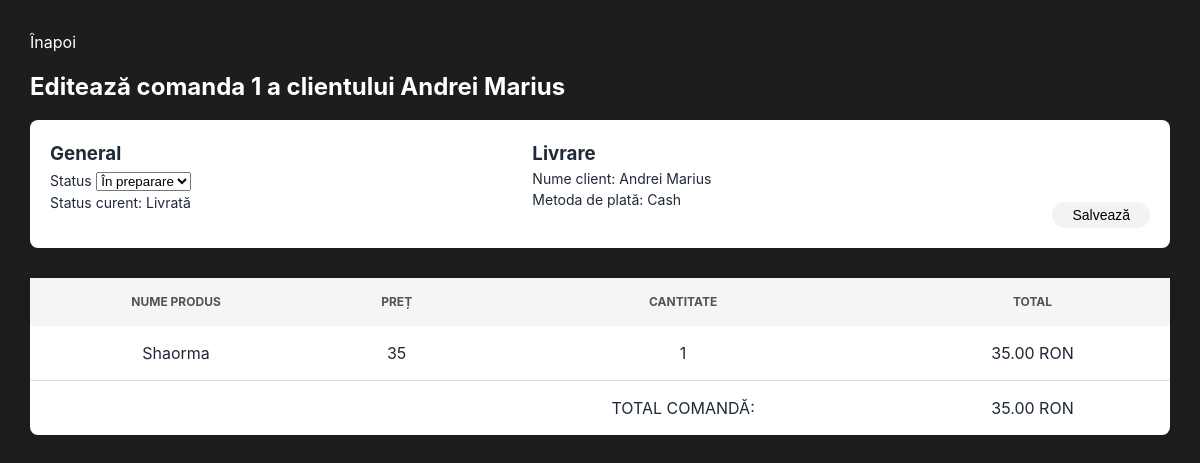
The app's page /order/1/edit (signed in) with its own data.
### models.py (models this page shows)
class Order(db.Model):
    __tablename__ = 'orders'
    __table_args__ = (
        db.UniqueConstraint('fk_order_store_id', 'woo_order_id', name='uq_orders_store_woo_order'),
    )
    id = db.Column(db.Integer, primary_key=True)
    woo_order_id = db.Column(db.Integer, index=True, nullable=False)
    addons = db.Column(db.JSON, default=dict)
    status = db.Column(
        db.String(20),
        nullable=False,
        default="in_kitchen",
        server_default="in_kitchen"
    )
    store_id = db.Column(
        "fk_order_store_id",
        db.Integer,
        db.ForeignKey("stores.id", name="fk_order_store_id", ondelete="CASCADE"),
        nullable=False,
    )
    created_at = db.Column(db.DateTime, index=True)
    delivered_at = db.Column(db.DateTime, index=True)
    customer_name = db.Column(db.String(120))
    payment_method = db.Column(db.String(50))
    total = db.Column(db.Numeric(10, 2))
    line_items = db.Column(db.JSON)

### order_routes.py (the view, shortened to what this page needs)
@orders_bp.route('/order/<int:id>/edit', methods=["GET", "POST"])
@login_required
def edit_order(id):
    order = Order.query.filter_by(id=id).first()
    if not order:
        flash("Error viewing the order", "error")
        return redirect(url_for('orders.show_orders'))
    store = Store.query.filter_by(user_id=session.get('user_id')).first()
    if not store:
        flash("Store is not set up", "error")
        return redirect(url_for('orders.show_orders'))
    return render_template('edit_order.html', order=order, store=store)

### app.py (called while the page is built)
def role_injection():
    return dict(role = session.get("role"))

def clock_injection():
    return dict(clock = datetime.now().strftime("%H:%M"))

def user_injection():
    curr_user = None
    if 'user_id' in session:
        curr_user = User.query.get(session.get('user_id')).username
    return dict(curr_user = curr_user)

### extensions.py (called while the page is built)
def login_required(f):
    @wraps(f)
    def decorated_function(*args, **kwargs):
        if "user_id" not in session:
            return redirect(url_for('login'))
        return f(*args, **kwargs)
    return decorated_function

### i18n.py (called while the page is built)
def get_lang(default="ro"):
    return session.get("lang", default)

def t(key: str, lang: str | None = None) -> str:
    lang = lang or get_lang()
    return (
        translations.get(lang, {}).get(key)
        or translations.get("en", {}).get(key)
        or key
    )

### templates/edit_order.html (shortened to what this page needs)
{% extends "base.html" %}
{% block content %}
<div class="edit-order-content">
    <a href="{{ url_for('orders.show_orders') }}" class="go-back">
        {{ t("back_to_orders") }}
    </a>
    <h2>{{ t("edit_order_title") }} {{ order.id }} {{ t("of_customer") }} {{ order.customer_name }}</h2>
    <form class="edit-order-form" method="POST">
        <div class="general-info">
            <h3>{{ t("general") }}</h3>
            <div class="status">
                <label for="status">{{ t("status") }}</label>
                <select name="status" id="status">
                    {% set options = ["in_kitchen", "ready", "delivered"] %}
                    {% for option in options %}
                        <option value="{{ option }}">{{ t(option) }}</option>
                    {% endfor %}
                </select>
                <p>{{ t("current_status") }}: {{ t(order.status) }}</p>
            </div>
        </div>
        <div class="shipping-info">
            <h3>{{ t("shipping") }}</h3>
            <p>{{ t("customer_name") }}: {{ order.customer_name }}</p>
            <p>{{ t("payment_method") }}:
                {% if order.payment_method == "cod" %}
                    {{ t("cod") }}
                {% elif order.payment_method == "bacs" %}
                    {{ t("bacs") }}
                {% endif %}
            </p>
        </div>
        <div class="submit">
            <input class="admin-button" id="edit-order-button" type="submit" value="{{ t('save') }}">
        </div>
    </form>
    <table class="edit-order-items">
        <tr>
            <th>{{ t("item_name") }}</th>
            <th>{{ t("price") }}</th>
            <th>{{ t("quantity") }}</th>
            <th>{{ t("total") }}</th>
        </tr>
        {% for item in order.line_items %}
            <tr>
                <td>{{ item.name }}</td>
                <td>{{ item.price }}</td>
                <td>{{ item.quantity }}</td>
                <td>{{ item.total }} RON</td>
            </tr>
        {% endfor %}
        <tr>
            <td></td>
            <td></td>
            <td>{{ t("order_total") }}:</td>
            <td>{{ order.total }} RON</td>
        </tr>
    </table>
</div>
{% endblock %}

### static/css/style.css (style rules this page uses)
* { box-sizing: border-box; margin: 0; padding: 0; }
body { position: relative; font-family: 'Inter', 'Roboto', sans-serif; line-height: 1.5; color: #1f2937 }
.admin-button { font-size: 14px; color: black; background-color: #f3f3f3; border-radius: 30px; box-shadow: none; text-decoration: none; padding: 5px 20px; border: none; cursor: pointer; }
.go-back { display: inline-block; color: white; text-decoration: none; margin-bottom: 15px; }
.edit-order-content { margin: 30px; }
.edit-order-content h2 { margin-bottom: 15px; color: white; }
.edit-order-form { display: flex; flex-direction: row; justify-content: space-between; background-color: white; width: 100%; padding: 20px; margin-bottom: 30px; border-radius: 8px; box-shadow: 0px 0px 40px -20px rgba(0,0,0,0.2); }
.general-info, .billing-info, .shipping-info { display: flex; flex-direction: column; margin-bottom: 15px; }
.edit-order-form p, label { font-size: 14px; }
.submit { display: flex; align-items: flex-end; }
.edit-order-items { width: 100%; background-color: white; border-spacing: 0px; border-collapse: separate; border-radius: 8px; box-shadow: 0px 0px 40px -20px rgba(0,0,0,0.2); }
.edit-order-items td, .orders-items th { padding: 15px; text-align: center; border-bottom: 1px solid #ddd; }
.edit-order-items th { background-color: #f5f5f5; padding: 15px; font-size: 12px; color: #535353; text-transform: uppercase; }
.edit-order-items tr:last-child td { border-bottom: none; }

### records on screen
Order: id "1", customer_name "Andrei Marius", status "Livrată", name "Shaorma", price "35", quantity "1", total "35.00"

### other values on screen
{{ t("back_to_orders") }} "Înapoi"
{{ t("edit_order_title") }} "Editează comanda"
{{ t("of_customer") }} "a clientului"
{{ t("general") }} "General"
{{ t("status") }} "Status"
{{ t("current_status") }} "Status curent"
{{ t("shipping") }} "Livrare"
{{ t("customer_name") }} "Nume client"
{{ t("payment_method") }} "Metoda de plată"
{{ t("cod") }} "Cash"
{{ t("item_name") }} "NUME PRODUS"
{{ t("price") }} "PREȚ"
{{ t("quantity") }} "CANTITATE"
{{ t("total") }} "TOTAL"
{{ t("order_total") }} "TOTAL COMANDĂ"
